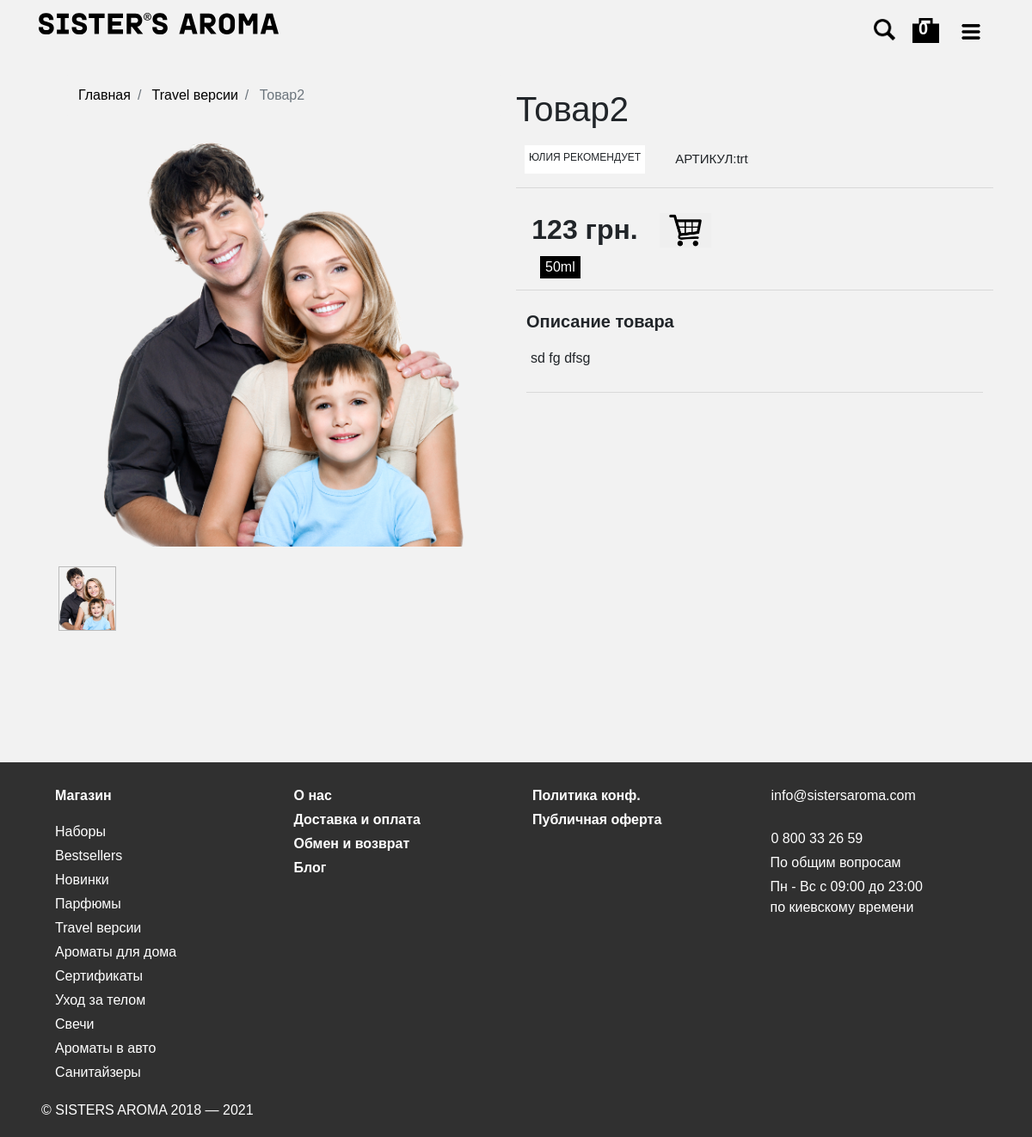
/shop/travel-versii/tovar_two, run on the app's committed database.
### shop/models.py (models this page shows, shortened)
class Product(models.Model):
   slug = models.SlugField(unique=True)
   vendorСode = models.CharField(max_length=120, verbose_name='Артикул')
   category = models.ForeignKey('Category', verbose_name='Категория', on_delete=models.CASCADE)
   title = models.CharField(max_length=120, verbose_name='Имя товара')
   description = models.TextField(verbose_name='Описание')
   volumeTrue = models.BooleanField(verbose_name='Наличие 2ух объемов', default=True)
   prise1 = models.DecimalField(max_digits=9, decimal_places=0, verbose_name='цена(если 2 объема, цена за меньший)')
   volume1 = models.DecimalField(max_digits=9, decimal_places=0, null=True, blank=True, verbose_name='объем(меньший), если указан')
   volume2 = models.DecimalField(max_digits=9, decimal_places=0, null=True, blank=True, verbose_name='объем(больший)')
   prise2 = models.DecimalField(max_digits=9, decimal_places=0, null=True, blank=True,
                                verbose_name='цена за больший объем')
   img = models.ImageField(default='default.png', upload_to='goods_img',verbose_name='Превью изображение')
   newTrue = models.BooleanField(verbose_name='Является ли Новинкой', default=True)
   bestsellerTrue = models.BooleanField(verbose_name='Является ли Bestsellerом', default=False)
   yulia = models.BooleanField(verbose_name='Юлия рекомендует', default=False)
   darina = models.BooleanField(verbose_name='Дарина рекомендует', default=False)
   complect = models.TextField(verbose_name='В комплекте', null=True, blank=True)
   grup_aromat = models.CharField(max_length=120, verbose_name='ГРУППА АРОМАТА', null=True, blank=True)
   top_notes = models.CharField(max_length=120, verbose_name='ВЕРХНИЕ НОТЫ', null=True, blank=True)
   heart_notes = models.CharField(max_length=120, verbose_name='НОТЫ СЕРДЦА', null=True, blank=True)
   base_notes = models.CharField(max_length=120, verbose_name='БАЗОВЫЕ НОТЫ', null=True, blank=True)
   link = models.URLField(verbose_name='Ссылка на видео', null=True, blank=True)
   class Meta:
       verbose_name = '0Весь ассортимент'
       verbose_name_plural = '0Весь ассортимент'

class Category(models.Model):
    slug = models.SlugField(unique=True)
    title = models.CharField(max_length=120, verbose_name='Название категории')
    class Meta:
        verbose_name = '1Категории'
        verbose_name_plural = '1Категории'
    def __str__(self):
        return self.slug

class Gallery(models.Model):
    image = models.ImageField(upload_to='gallery')
    product = models.ForeignKey('Product', on_delete=models.CASCADE, related_name='images')

### shop/views.py (the view)
# urls.py: path('<category>/<slug>', views.Shop_detail_page.as_view(), name='shop_detail'),
class Shop_detail_page(DetailView):
    template_name = 'shop/shop_detail.html'
    def dispatch(self, request, *args, **kwargs):
        self.model = Product
        self.queryset = self.model._base_manager.all()
        return super().dispatch(request, *args, **kwargs)
    def get_context_data(self, *, object_list=None, **kwargs):
        ctx = super(Shop_detail_page, self).get_context_data(**kwargs)
        request = self.request
        session_key = request.session.session_key
        if not session_key:
            request.session.cycle_key()
        return ctx

### shop/templates/shop/shop_detail.html (shortened to what this page needs)
{% extends 'content/base.html' %}
{% load static %}
{% block body %}
<div class="container shop_detail {{object.slug}} mt-4">
    <div class="row">
        <div class="col-sm-6">
            <div class=" container ">
                <div aria-label="breadcrumb">
                  <ol class="breadcrumb">
                    <li class="breadcrumb-item"><a href="/shop">Главная</a></li>
                     <li class="breadcrumb-item"><a href="/shop/{{ object.category }}">
                        {{ object.category.title }}
                    </a></li>
                    <li class="breadcrumb-item active" aria-current="page">
                        {{object.title}}
                    </li>
                  </ol>
                </div>
            </div>
            <div class="main_img">
                    {% for product in object.images.all|slice:":1"  %}
                        <img src="{{ product.image.url}}" alt="{{ object.title }}">
                    {% endfor %}
            </div>
            <div class="row gal">
              {% for imag in object.images.all %}
                <div class="gal_img">
                    <img src="{{ imag.image.url }}" alt="{{ product.title }}">
                </div>
              {% endfor %}
            </div>
        </div>
        <div class="col float-right mt-3">
            <h1>{{ object.title }}</h1>
            <div class="row">
                {% if object.yulia %}
                    <p class="margin">ЮЛИЯ РЕКОМЕНДУЕТ</p>
                {% endif %}
                    <p class="marg">АРТИКУЛ:{{object.vendorСode}} </p>
            </div>
            <hr>
            <div class="btn_prise">
                <div class="row">
                    <div class="price price_detail">
                        {{product.prise1}} грн.
                    </div>
                    <div class="row btns">
                        <div class="bttn">
                            <form class="form-prod">
                                <button type="submit" class="btn_korz">
                                    <img src="{% static 'content/img/kzn.png' %}" class="korz" alt="+++">
                                </button>
                            </form>
                        </div>
                    </div>
                </div>
            </div>
             <div class="btn_volume">
                <div class="row btn">
                    {% if product.volumeTrue %}
                        <button class="btn_volume_1" disabled="true">
                            {{product.volume1}}ml
                            <input type="hidden" class="btn_prise1" readonly value="{{product.prise1}}">
                            <input type="hidden" class="btn_volume1" readonly value="{{product.volume1}}">
                            <input type="hidden" class="slug" readonly value="{{ product.slug }}">
                        </button>
                        <button class="btn_volume_2">
                            {{product.volume2}}ml
                            <input type="hidden" class="btn_prise2" readonly value="{{product.prise2}}">
                            <input type="hidden" class="btn_volume2" readonly value="{{product.volume2}}">
                            <input type="hidden" class="slug" readonly value="{{ product.slug }}">
                        </button>
                    {% else %}
                        {% if product.volume1 %}
                        <button class="btn_volume_1" disabled="true">{{product.volume1}}ml</button>
                        {% endif %}
                    {% endif %}
                </div>
            </div>
            <hr>
            <div class=" p-2 m-1">
                <h5>Описание товара</h5>
                <p>{{object.description|linebreaks}}</p>
                <hr>
            </div>
        </div>
    </div>
</div>
{% endblock %}

### content/static/content/main.css (style rules this page uses)
html { padding: 0px; margin: 0px; }
body { width:100%; background-color: #f2f2f2; min-height: 100vh; font-family: 'PCTL9600RgRegular', 'Arial', sans-serif; }
.row { margin: 0px; }
a { color: #000000; }
.breadcrumb { background: #f2f2f2; }
.btns .bttn { display: flex; align-items: center; justify-content: center; }
.bttn { width: 50%; }
.form-prod { margin-left: 15%; }
.korz { height:38px; }
.form-prod button { width: 60px; border: none; outline: none; }
.btn_volume { height:30px; display: flex; justify-content: center; }
.btn_volume button { background:#fff; border: 1px solid black; }
.btn_volume button:disabled { background-color:#000; color:#fff; border:none; }
.btn_prise .price { font-weight: bolder; margin-top:8px; font-size:16px; display:flex; justify-content:center; }
.col-sm-6 { padding-right: 0px!important; }
.shop_detail .gal_img img { height: 75px; margin:8px; border: 1.5px solid #bbb; }
.shop_detail .main_img { display:flex; height:500px; justify-content: center; align-items: center; }
.shop_detail .main_img img { max-width: 80%; max-height:470px; }
.float-right { padding:0px; }
.shop_detail .float-right h6, h5 { font-weight:bold; }
.shop_detail .margin { margin:10px 20px 0px 10px; font-size: 12px; padding:5px; background-color: #fff; }
.shop_detail .marg { margin:10px 20px 0px 10px; font-size: 15px; padding:5px; }
.price_detail { font-size: 32px!important; margin-right:20px; width:160px; }
.shop_detail .btn_volume { display:block; margin-left: 15px; }
.shop_detail .btns { margin-top:10px!important; }
.pages a, p { padding:3px; margin:2px; }

### data on the page
Product: category "Travel версии", title "Товар2", vendorСode "trt", prise1 "123", volume1 "50", description "sd fg dfsg"
Gallery: image (picture)
